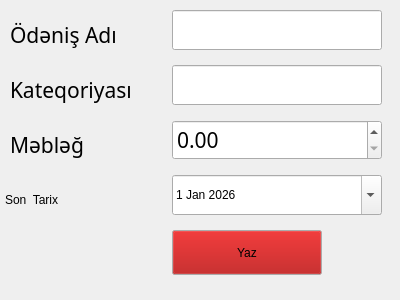
   <widget class="QWidget" name="VVriteDebitDatas">
    <attribute name="title">
     <string>Ödəmələr</string>
    </attribute>
    <widget class="QWidget" name="layoutWidget">
     <property name="geometry">
      <rect>
       <x>0</x>
       <y>0</y>
       <width>391</width>
       <height>291</height>
      </rect>
     </property>
     <property name="sizePolicy">
      <sizepolicy hsizetype="Minimum" vsizetype="Minimum">
       <horstretch>0</horstretch>
       <verstretch>0</verstretch>
      </sizepolicy>
     </property>
     <property name="minimumSize">
      <size>
       <width>100</width>
       <height>50</height>
      </size>
     </property>
     <layout class="QFormLayout" name="formLayout">
      <property name="fieldGrowthPolicy">
       <enum>QFormLayout::FieldGrowthPolicy::ExpandingFieldsGrow</enum>
      </property>
      <property name="rowWrapPolicy">
       <enum>QFormLayout::RowWrapPolicy::DontWrapRows</enum>
      </property>
      <property name="horizontalSpacing">
       <number>40</number>
      </property>
      <property name="verticalSpacing">
       <number>0</number>
      </property>
      <property name="leftMargin">
       <number>5</number>
      </property>
      <property name="topMargin">
       <number>5</number>
      </property>
      <property name="rightMargin">
       <number>15</number>
      </property>
      <property name="bottomMargin">
       <number>10</number>
      </property>
      <item row="0" column="0">
       <widget class="QLabel" name="label">
        <property name="enabled">
         <bool>true</bool>
        </property>
        <property name="sizePolicy">
         <sizepolicy hsizetype="Minimum" vsizetype="Minimum">
          <horstretch>0</horstretch>
          <verstretch>0</verstretch>
         </sizepolicy>
        </property>
        <property name="minimumSize">
         <size>
          <width>100</width>
          <height>50</height>
         </size>
        </property>
        <property name="sizeIncrement">
         <size>
          <width>50</width>
          <height>50</height>
         </size>
        </property>
        <property name="baseSize">
         <size>
          <width>50</width>
          <height>50</height>
         </size>
        </property>
        <property name="font">
         <font>
          <family>Poor Richard</family>
          <pointsize>16</pointsize>
          <italic>false</italic>
         </font>
        </property>
        <property name="text">
         <string>Ödəniş Adı</string>
        </property>
        <property name="margin">
         <number>5</number>
        </property>
        <property name="indent">
         <number>5</number>
        </property>
        <property name="openExternalLinks">
         <bool>false</bool>
        </property>
       </widget>
      </item>
      <item row="2" column="0">
       <widget class="QLabel" name="label_4">
        <property name="enabled">
         <bool>true</bool>
        </property>
        <property name="sizePolicy">
         <sizepolicy hsizetype="Minimum" vsizetype="Minimum">
          <horstretch>0</horstretch>
          <verstretch>0</verstretch>
         </sizepolicy>
        </property>
        <property name="minimumSize">
         <size>
          <width>100</width>
          <height>50</height>
         </size>
        </property>
        <property name="sizeIncrement">
         <size>
          <width>50</width>
          <height>50</height>
         </size>
        </property>
        <property name="baseSize">
         <size>
          <width>50</width>
          <height>50</height>
         </size>
        </property>
        <property name="font">
         <font>
          <family>Poor Richard</family>
          <pointsize>16</pointsize>
          <italic>false</italic>
         </font>
        </property>
        <property name="text">
         <string>Məbləğ</string>
        </property>
        <property name="margin">
         <number>5</number>
        </property>
        <property name="indent">
         <number>5</number>
        </property>
        <property name="openExternalLinks">
         <bool>false</bool>
        </property>
       </widget>
      </item>
      <item row="2" column="1">
       <widget class="QDoubleSpinBox" name="VVriteDebitAmaount">
        <property name="sizePolicy">
         <sizepolicy hsizetype="Maximum" vsizetype="Maximum">
          <horstretch>210</horstretch>
          <verstretch>40</verstretch>
         </sizepolicy>
        </property>
        <property name="minimumSize">
         <size>
          <width>210</width>
          <height>40</height>
         </size>
        </property>
        <property name="font">
         <font>
          <family>Poor Richard</family>
          <pointsize>16</pointsize>
          <italic>false</italic>
         </font>
        </property>
        <property name="cursor">
         <cursorShape>IBeamCursor</cursorShape>
        </property>
        <property name="maximum">
         <double>1000000.989999999990687</double>
        </property>
       </widget>
      </item>
      <item row="3" column="0">
       <widget class="QLabel" name="label_3">
        <property name="sizePolicy">
         <sizepolicy hsizetype="Minimum" vsizetype="Minimum">
          <horstretch>0</horstretch>
          <verstretch>0</verstretch>
         </sizepolicy>
        </property>
        <property name="minimumSize">
         <size>
          <width>100</width>
          <height>50</height>
         </size>
        </property>
        <property name="text">
         <string>Son  Tarix</string>
        </property>
       </widget>
      </item>
      <item row="3" column="1">
       <widget class="QDateEdit" name="VVriteDebitDate">
        <property name="sizePolicy">
         <sizepolicy hsizetype="Maximum" vsizetype="Maximum">
          <horstretch>0</horstretch>
          <verstretch>0</verstretch>
         </sizepolicy>
        </property>
        <property name="minimumSize">
         <size>
          <width>210</width>
          <height>40</height>
         </size>
        </property>
        <property name="cursor">
         <cursorShape>IBeamCursor</cursorShape>
        </property>
        <property name="showGroupSeparator" stdset="0">
         <bool>true</bool>
        </property>
        <property name="calendarPopup">
         <bool>true</bool>
        </property>
        <property name="date">
         <date>
          <year>2026</year>
          <month>1</month>
          <day>1</day>
         </date>
        </property>
       </widget>
      </item>
      <item row="4" column="1">
       <widget class="QPushButton" name="SaveDebitButton">
        <property name="sizePolicy">
         <sizepolicy hsizetype="Maximum" vsizetype="Maximum">
          <horstretch>50</horstretch>
          <verstretch>0</verstretch>
         </sizepolicy>
        </property>
        <property name="minimumSize">
         <size>
          <width>150</width>
          <height>45</height>
         </size>
        </property>
        <property name="palette">
         <palette>
          <active>
           <colorrole role="Button">
            <brush brushstyle="SolidPattern">
             <color alpha="255">
              <red>170</red>
              <green>0</green>
              <blue>0</blue>
             </color>
            </brush>
           </colorrole>
          </active>
          <inactive>
           <colorrole role="Button">
            <brush brushstyle="SolidPattern">
             <color alpha="255">
              <red>170</red>
              <green>0</green>
              <blue>0</blue>
             </color>
            </brush>
           </colorrole>
          </inactive>
          <disabled>
           <colorrole role="Button">
            <brush brushstyle="SolidPattern">
             <color alpha="255">
              <red>170</red>
              <green>0</green>
              <blue>0</blue>
             </color>
            </brush>
           </colorrole>
          </disabled>
         </palette>
        </property>
        <property name="cursor">
         <cursorShape>PointingHandCursor</cursorShape>
        </property>
        <property name="text">
         <string>Yaz</string>
        </property>
       </widget>
      </item>
      <item row="0" column="1">
       <widget class="QLineEdit" name="VVriteDebitsName">
        <property name="enabled">
         <bool>true</bool>
        </property>
        <property name="sizePolicy">
         <sizepolicy hsizetype="Maximum" vsizetype="Maximum">
          <horstretch>0</horstretch>
          <verstretch>0</verstretch>
         </sizepolicy>
        </property>
        <property name="minimumSize">
         <size>
          <width>210</width>
          <height>40</height>
         </size>
        </property>
       </widget>
      </item>
      <item row="1" column="0">
       <widget class="QLabel" name="label_13">
        <property name="enabled">
         <bool>true</bool>
        </property>
        <property name="sizePolicy">
         <sizepolicy hsizetype="Minimum" vsizetype="Minimum">
          <horstretch>0</horstretch>
          <verstretch>0</verstretch>
         </sizepolicy>
        </property>
        <property name="minimumSize">
         <size>
          <width>100</width>
          <height>50</height>
         </size>
        </property>
        <property name="sizeIncrement">
         <size>
          <width>50</width>
          <height>50</height>
         </size>
        </property>
        <property name="baseSize">
         <size>
          <width>50</width>
          <height>50</height>
         </size>
        </property>
        <property name="font">
         <font>
          <family>Poor Richard</family>
          <pointsize>16</pointsize>
          <italic>false</italic>
         </font>
        </property>
        <property name="text">
         <string>Kateqoriyası</string>
        </property>
        <property name="margin">
         <number>5</number>
        </property>
        <property name="indent">
         <number>5</number>
        </property>
        <property name="openExternalLinks">
         <bool>false</bool>
        </property>
       </widget>
      </item>
      <item row="1" column="1">
       <widget class="QLineEdit" name="ChoosCategoryOfDebit">
        <property name="enabled">
         <bool>true</bool>
        </property>
        <property name="sizePolicy">
         <sizepolicy hsizetype="Maximum" vsizetype="Maximum">
          <horstretch>0</horstretch>
          <verstretch>0</verstretch>
         </sizepolicy>
        </property>
        <property name="minimumSize">
         <size>
          <width>210</width>
          <height>40</height>
         </size>
        </property>
       </widget>
      </item>
     </layout>
    </widget>
   </widget>
